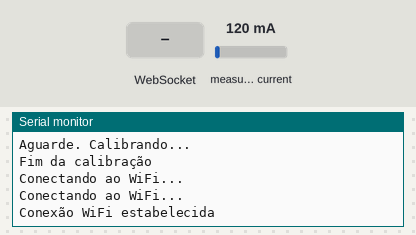
Bench run of a sketch on a simulated ESP32. Shown: the last lines printed to the serial monitor. The test bench sets the inputs (shaded band); at power-on: measured current 120 mA. WiFi joins after 1.5 s; servers stay silent unless stated.

Above: at 3.2 s.
3.3 s: WebSocket text "1" received
At 4.5 s:
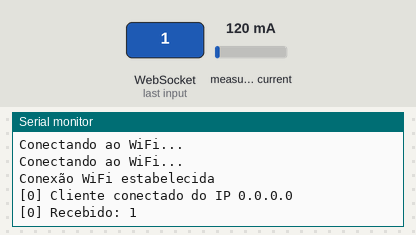
4.8 s: WebSocket text "0" received
At 5.9 s:
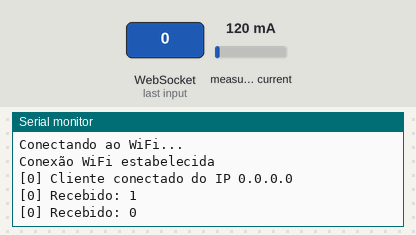

The sketch:

servidorsistemademonitoramento.ino
```cpp
#include <WiFi.h>
#include <WebServer.h>
#include <WebSocketsServer.h>
#include <ArduinoJson.h>
#include "ACS712.h"

ACS712 sensor(ACS712_05B, 34);


const char* ssid = "seunomederedewifi";
const char* password = "senhadoseuwifi";

WebServer server(80);
WebSocketsServer webSocket = WebSocketsServer(81);

int contador = 0;
float corrente = 0.00;
float voltagem = 0.00;

unsigned long ultimoTempo = 0;
const unsigned long intervalo = 1000;  // Intervalo de atualização em milissegundos (1 segundo)

void onWebSocketEvent(uint8_t num, WStype_t type, uint8_t* payload, size_t length) {
  switch (type) {
    case WStype_DISCONNECTED:
      Serial.printf("[%u] Cliente desconectado!\n", num);
      break;
    case WStype_CONNECTED:
      {
        IPAddress ip = webSocket.remoteIP(num);
        Serial.printf("[%u] Cliente conectado do IP %d.%d.%d.%d\n", num, ip[0], ip[1], ip[2], ip[3]);
      }
      break;
    case WStype_TEXT:
      Serial.printf("[%u] Recebido: %s\n", num, payload);
      break;
  }
}

void setup() {
  Serial.begin(115200);
  WiFi.begin(ssid, password);

  Serial.println("Aguarde. Calibrando...");
  sensor.calibrate();
  Serial.println("Fim da calibração");


  while (WiFi.status() != WL_CONNECTED) {
    delay(1000);
    Serial.println("Conectando ao WiFi...");
  }
  Serial.println("Conexão WiFi estabelecida");

  webSocket.begin();
  webSocket.onEvent(onWebSocketEvent);

  // Iniciar contador
  contador = 0;
  ultimoTempo = millis();


  // Configurar a página web
  server.on("/", HTTP_GET, []() {
    String mensagem = String(contador);
    // Adicionar dados ao JSON
    StaticJsonDocument<200> doc;

      float V = 127;
  float I = sensor.getCurrentAC(60);
  float P = V * I;


    // Adicionar dados ao JSON
    doc["nome"] = "Esp32";
    doc["corrente"] = I;
    doc["voltagem"] = P;

    // Serializar o JSON para uma string
    String jsonString;
    serializeJson(doc, jsonString);

    server.send(200, "text/plain", jsonString);
  });

  server.begin();
}

void loop() {
  webSocket.loop();
  StaticJsonDocument<200> doc;

  // Atualizar o contador a cada intervalo de tempo
  unsigned long agora = millis();
  if (agora - ultimoTempo >= intervalo) {
    corrente++;
    voltagem++;
    ultimoTempo = agora;

  float V = 127;
  float I = sensor.getCurrentAC(60);
  float P = V * I;

    // Adicionar dados ao JSON
    doc["nome"] = "Esp32";
    doc["corrente"] = I;
    doc["voltagem"] = P;


    // Serializar o JSON para uma string
    String jsonString;
    serializeJson(doc, jsonString);
    webSocket.broadcastTXT(jsonString);
  }

  // Lidar com as solicitações do cliente
  server.handleClient();
}
```

Measured:
- after the input at 3.3 s, the serial monitor: prints a new line at once (image 1)
- after the input at 4.8 s, the serial monitor: prints a new line at once (image 2)
